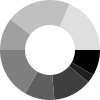
Frame 1 (no input)
Frame 2 (the mouse pressed at the canvas centre, redrawn once): identical to frame 1, image omitted

The Processing sketch that drew this single still picture (run headless with seeded random() and noise(); the mouse was pressed at the canvas centre and the sketch redrawn once):

// Processing sketch: pedometerCircle
// ── pedometerCircle.pde
int[] angles = { 30, 10, 45, 35, 60, 38, 75, 67 };

void setup() {
  //size(640, 360);
  noStroke();
  noLoop();  // Run once and stop
}

void draw() {
  background(255);
  pieChart(width, angles);
  
  fill(255);
  ellipse(width/2, height/2, width/2, width/2);
}

void pieChart(float diameter, int[] data) {
  float lastAngle = 0;
  for (int i = 0; i < data.length; i++) {
    float gray = map(i, 0, data.length, 0, 255);
    fill(gray);
    arc(width/2, height/2, diameter, diameter, lastAngle, lastAngle+radians(angles[i]));
    lastAngle += radians(angles[i]);
  }
}
